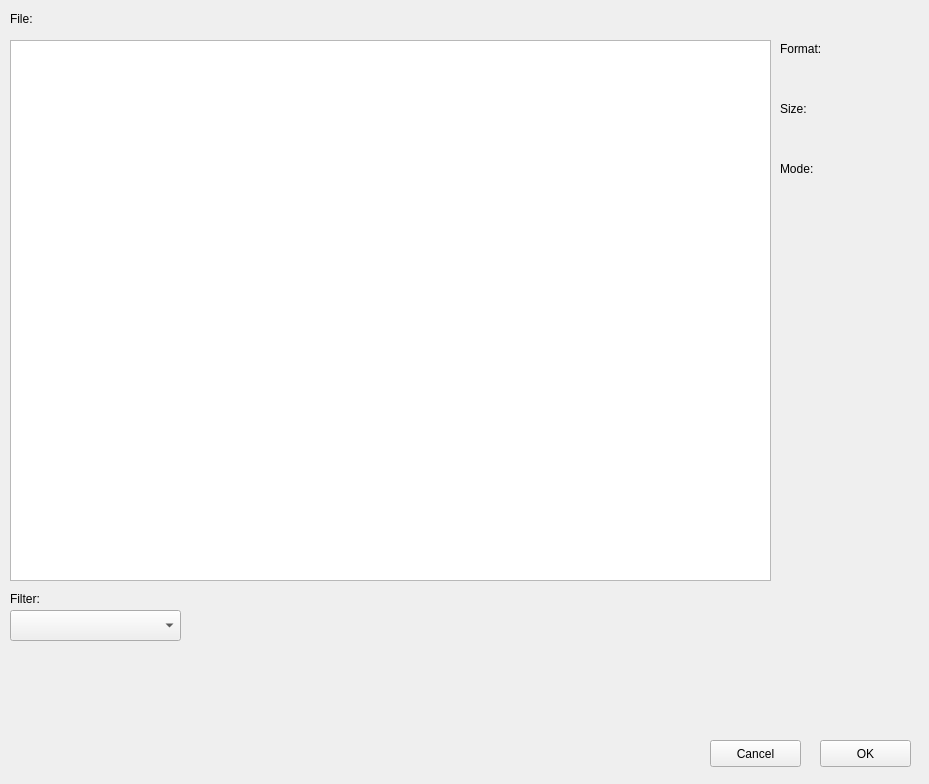
<?xml version="1.0" encoding="UTF-8"?>
<ui version="4.0">
 <class>FileProcessing</class>
 <widget class="QWidget" name="FileProcessing">
  <property name="geometry">
   <rect>
    <x>0</x>
    <y>0</y>
    <width>929</width>
    <height>784</height>
   </rect>
  </property>
  <property name="windowTitle">
   <string>File processing</string>
  </property>
  <widget class="QGraphicsView" name="image_view">
   <property name="geometry">
    <rect>
     <x>10</x>
     <y>40</y>
     <width>761</width>
     <height>541</height>
    </rect>
   </property>
  </widget>
  <widget class="QLabel" name="label">
   <property name="geometry">
    <rect>
     <x>10</x>
     <y>10</y>
     <width>31</width>
     <height>17</height>
    </rect>
   </property>
   <property name="text">
    <string>File:</string>
   </property>
  </widget>
  <widget class="QLabel" name="file_label">
   <property name="geometry">
    <rect>
     <x>50</x>
     <y>10</y>
     <width>701</width>
     <height>17</height>
    </rect>
   </property>
   <property name="text">
    <string/>
   </property>
  </widget>
  <widget class="QLabel" name="label_2">
   <property name="geometry">
    <rect>
     <x>780</x>
     <y>40</y>
     <width>62</width>
     <height>17</height>
    </rect>
   </property>
   <property name="text">
    <string>Format:</string>
   </property>
  </widget>
  <widget class="QLabel" name="format_label">
   <property name="geometry">
    <rect>
     <x>780</x>
     <y>60</y>
     <width>141</width>
     <height>21</height>
    </rect>
   </property>
   <property name="text">
    <string/>
   </property>
  </widget>
  <widget class="QLabel" name="label_3">
   <property name="geometry">
    <rect>
     <x>780</x>
     <y>100</y>
     <width>62</width>
     <height>17</height>
    </rect>
   </property>
   <property name="text">
    <string>Size:</string>
   </property>
  </widget>
  <widget class="QLabel" name="size_label">
   <property name="geometry">
    <rect>
     <x>780</x>
     <y>120</y>
     <width>141</width>
     <height>21</height>
    </rect>
   </property>
   <property name="text">
    <string/>
   </property>
  </widget>
  <widget class="QLabel" name="label_4">
   <property name="geometry">
    <rect>
     <x>780</x>
     <y>160</y>
     <width>62</width>
     <height>17</height>
    </rect>
   </property>
   <property name="text">
    <string>Mode:</string>
   </property>
  </widget>
  <widget class="QLabel" name="mode_label">
   <property name="geometry">
    <rect>
     <x>780</x>
     <y>180</y>
     <width>141</width>
     <height>21</height>
    </rect>
   </property>
   <property name="text">
    <string/>
   </property>
  </widget>
  <widget class="QLabel" name="label_5">
   <property name="geometry">
    <rect>
     <x>10</x>
     <y>590</y>
     <width>51</width>
     <height>17</height>
    </rect>
   </property>
   <property name="text">
    <string>Filter:</string>
   </property>
  </widget>
  <widget class="QComboBox" name="filter_box">
   <property name="geometry">
    <rect>
     <x>10</x>
     <y>610</y>
     <width>171</width>
     <height>31</height>
    </rect>
   </property>
  </widget>
  <widget class="QPushButton" name="ok_button">
   <property name="geometry">
    <rect>
     <x>820</x>
     <y>740</y>
     <width>91</width>
     <height>27</height>
    </rect>
   </property>
   <property name="text">
    <string>OK</string>
   </property>
  </widget>
  <widget class="QPushButton" name="cancel_button">
   <property name="geometry">
    <rect>
     <x>710</x>
     <y>740</y>
     <width>91</width>
     <height>27</height>
    </rect>
   </property>
   <property name="text">
    <string>Cancel</string>
   </property>
  </widget>
 </widget>
 <resources/>
 <connections/>
</ui>
